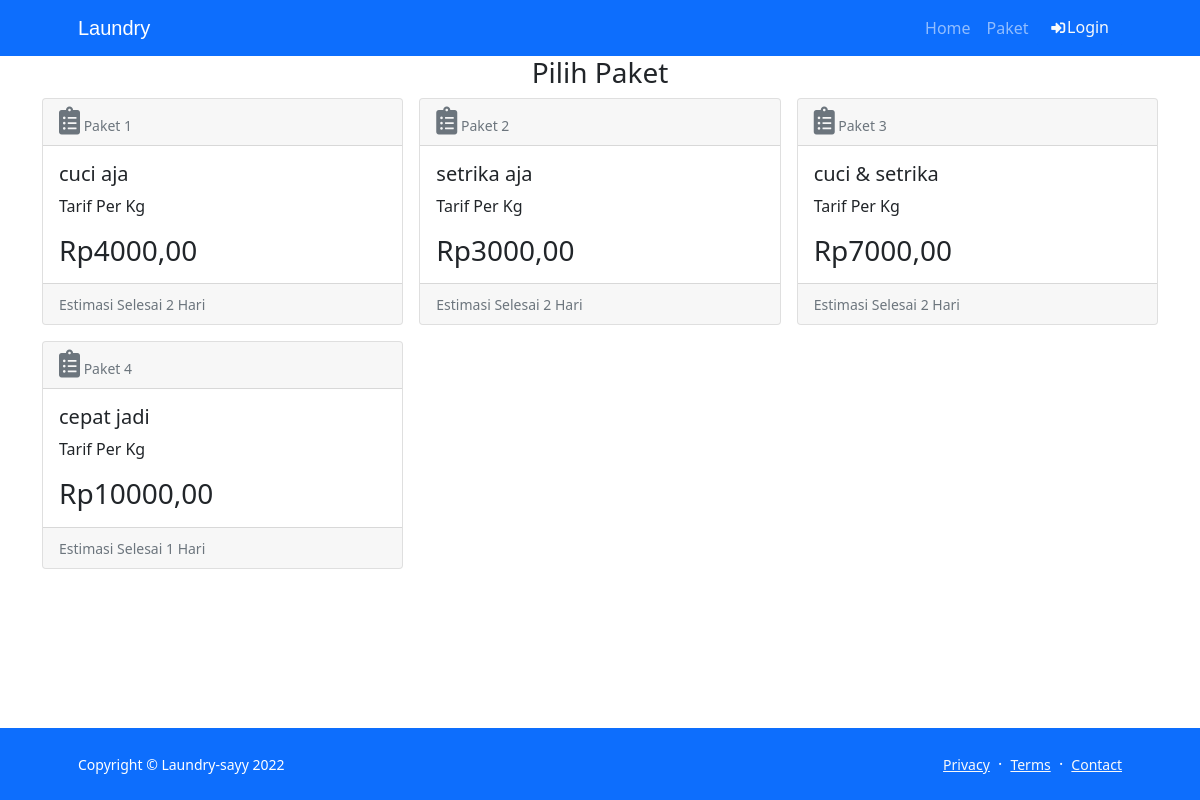
Screenshot of /index.php/frontend/paket with the database file from the repository.
### tables this page shows
CREATE TABLE `paket` (
  `id_paket` int(11) NOT NULL,
  `nama_paket` varchar(255) NOT NULL,
  `harga` int(11) NOT NULL,
  `estimasi` int(50) NOT NULL
);

### application/controllers/Frontend.php (called while the page is built, shortened)
<?php
class Frontend extends CI_Controller {
    public function __construct()
    {
            $this->load->model('M_frontend');
            $this->load->model('M_pesanan');
            $this->load->model('M_paket');
    }
     public function paket()
     {
            $paket = $this->M_paket->data();
            $data = array('paket' => $paket);
            $this->load->view('Frontend/order',$data);
     }
}

### index.php (called while the page is built, shortened)
<?php
require_once BASEPATH.'core/CodeIgniter.php';

### application/models/M_paket.php (called while the page is built, shortened)
<?php
class M_paket extends CI_Model {
    public $table = 'paket';
    public function data()
    {
        $query = $this->db->get($this->table);
        return $query->result();
    }
}

### application/views/Frontend/order.php (the view, shortened to what this page needs)
<!DOCTYPE html>
<html lang="en">
    <head>
        <link href="https://cdn.jsdelivr.net/npm/bootstrap-icons@1.5.0/font/bootstrap-icons.css" rel="stylesheet" />
         <link href="<?php echo base_url()?>assets/admin/vendor/fontawesome-free/css/all.min.css" rel="stylesheet" type="text/css">
        <link href="<?php echo base_url()?>assets/frontend/css/styles.css" rel="stylesheet" />
    </head>
    <body class="d-flex flex-column h-100">
        <main class="flex-shrink-0">
            <?php $this->load->view('Frontend/nav')?>
            <section>
            <div class="container-fluid">
                    <div class="container w-80 ">
                    <h3 class="text-center">Pilih Paket</h3>
                        <div class="row row-cols-1 row-cols-md-3 g-3">
                        <?php
                            foreach ($paket as $row) {
                            ?>
                            <div class="col">
                                <div class="card h-100">
                                <div class="card-header">
                                        <small class="text-muted"><i class="fas fa-clipboard-list fa-2x text-gray-300"></i> Paket <?php echo $row->id_paket?></small>
                                    </div>
                                    <div class="card-body">
                                        <h5 class="card-title"><?php echo $row->nama_paket?></h5>
                                        <p class="card-text">Tarif Per Kg</p>
                                    <h3 class="card-text">Rp<?php echo $row->harga?>,00
                                    </h3>
                                    </div>
                                    <div class="card-footer">
                                        <small class="text-muted">Estimasi Selesai <?php echo $row->estimasi?> Hari</small>
                                    </div>
                                    </div>
                                </div>
                                <?php }?>
                            </div>
                    </div>
            </section>
        </main>
        <?php $this->load->view('Frontend/footer')?>
</body>
</html>

### application/views/Frontend/nav.php (shortened to what this page needs)
<nav class="navbar navbar-expand-lg navbar-dark bg-primary">
                <div class="container px-5">
                    <a class="navbar-brand" href="<?php echo base_url('/Home') ?>" style="font-family:arial;">Laundry</a>
                    <div class="collapse navbar-collapse" id="navbarSupportedContent">
                        <ul class="navbar-nav ms-auto mb-2 mb-lg-0">
                            <li class="nav-item"><a class="nav-link" href="<?php echo base_url('/Home') ?>">Home</a></li>
                            <li class="nav-item"><a class="nav-link" href="<?php echo base_url('/Frontend/paket') ?>">Paket</a></li>
                            <?php  if($this->session->userdata('is_login') != true){?>
                            <li class="nav-item btn btn-primary "><a class="text-light text-decoration-none" href="<?php echo base_url('/Frontend') ?>">
                            <i class="fas fa-sign-in-alt fa-sm fa-fw mr-2 text-gray-400"></i>Login</a></li>
                            <?php } ?>
                        </ul>
                    </div>
                </div>
            </nav>

### application/views/Frontend/footer.php
<footer class="bg-primary py-4 mt-auto">
            <div class="container px-5">
                <div class="row align-items-center justify-content-between flex-column flex-sm-row">
                    <div class="col-auto"><div class="small m-0 text-white">Copyright &copy; Laundry-sayy 2022</div></div>
                    <div class="col-auto">
                        <a class="link-light small" href="#!">Privacy</a>
                        <span class="text-white mx-1">&middot;</span>
                        <a class="link-light small" href="#!">Terms</a>
                        <span class="text-white mx-1">&middot;</span>
                        <a class="link-light small" href="#!">Contact</a>
                    </div>
                </div>
            </div>
        </footer>

### rows the page displays
paket: id_paket "1", nama_paket "cuci aja", harga "4000", estimasi "2"
paket: id_paket "2", nama_paket "setrika aja", harga "3000", estimasi "2"
paket: id_paket "3", nama_paket "cuci & setrika", harga "7000", estimasi "2"
paket: id_paket "4", nama_paket "cepat jadi", harga "10000", estimasi "1"
